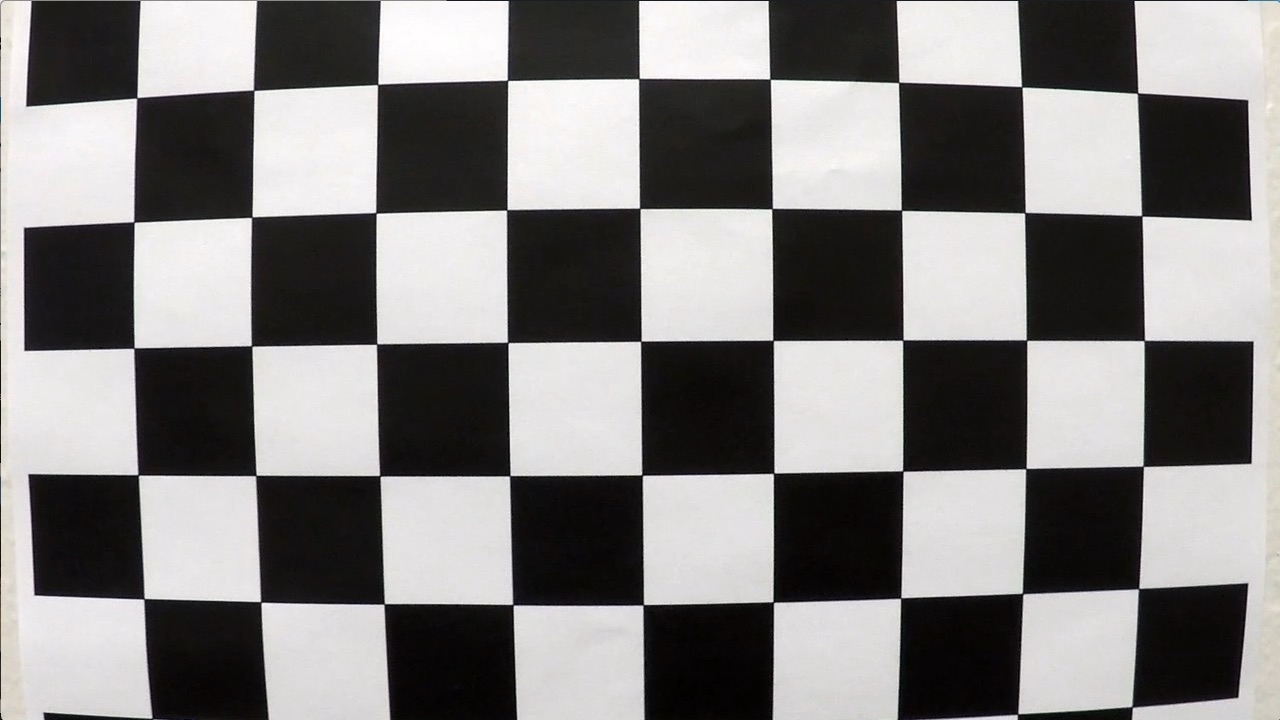
#> input picture CarND-Advanced-Lane-Lines/camera_cal/calibration1.jpg, 1280 x 720 px, found by its file name
$ jupyter execute --allow-errors advanced_lane_detection.ipynb   (shell and % lines are left out)   (older library calls are emulated)
#> lines starting #> are read from the running program, lines starting #| are printed output that depends on the picture; after the words box and inside, x2 and y2 are one past the last pixel; in counts of white or black regions, pixels touching at a corner belong together
## Import Libraries

[cell 1]
import numpy as np
import cv2
import matplotlib.image as mplimg
import matplotlib.pyplot as plt
import glob
import os
import pickle

## Camera Calibration
We will compute the calibration matrix and distortion coefficients given a set of chess board images
[tutorial] (https://docs.opencv.org/2.4/doc/tutorials/calib3d/camera_calibration/camera_calibration.html)
Camera Matrix (C) --> Converts 3D real world points P(x,y,z) to 2D image points p(x,y) [pinhole camera model]
P ~ Cp

[cell 2]
os.chdir('D:\\Courses\\Udacity\\Workbooks\\ND013\\SelfDrivingCarEngineer\\CarND-Advanced-Lane-Lines')
print(os.listdir())
calimg1 = mplimg.imread(".\camera_cal\calibration1.jpg")
#> calimg1 is the input picture: shape (720, 1280, 3); mean R, G, B 130.1, 128.4, 127.8

plt.imshow(calimg1)

[cell 3]
# The number of object points for this project is 9x6
# prepare object points
objp = np.zeros((6*9,3),np.float32)
objp[:,:2] = np.mgrid[0:9, 0:6].T.reshape(-1,2)

# Arrays to store object points and image points from all the images.
objpoints = [] # 3d points in real world space
imgpoints = [] # 2d points in image plane.

[cell 4]
# Curate Image List
images = glob.glob('.\camera_cal\calibration*.jpg')

print(len(images))
# Step through all of the calibration images
for idx,fname in enumerate(images):
    image = cv2.imread(fname) #BGR
    gray = cv2.cvtColor(image, cv2.COLOR_BGR2GRAY)

    #Identify Chessboard Corners
    ret, corners = cv2.findChessboardCorners(gray, (9,6), None)
#> ret = False; corners = None

    if ret == True:
        objpoints.append(objp)
        imgpoints.append(corners)

        # Draw and display the corners
        cv2.drawChessboardCorners(image, (9,6), corners, ret)
        cv2.imshow('Image', image)

        cv2.waitKey(500)
cv2.destroyAllWindows()

[cell 5]
img = cv2.imread(images[0])
img_size = img.shape
print(img_size[0:2])
#| (720, 1280)
ret, mtx, dist, rvecs, tvecs = cv2.calibrateCamera(objpoints, imgpoints, img_size[0:2],None,None)
#> ret = 0.814; mtx = [[1608.6, 0, 396], [0, 1782.8, 550.8], [0, 0, 1]]; dist = [[-1.62, 5.8, -0.0528, 0.074, -13.95]]; rvecs = ([0.768, 0.0115, -0.0362], [0.224, 0.566, 0.0321]); tvecs = ([2.52, -3.17, 27.55], [-10.04, -8.14, 47.41])
#Save the camera calibration results for later use
calibration = {}
calibration["CameraMatrix"] = mtx
calibration["DistortionCoeff"] = dist
calibration["RotationalVectors"] = rvecs
calibration["TranslationalVectors"] = tvecs
pickle.dump(calibration,open("calibration_params.p","wb"))

# Undistort calibration images
for fname in images:
    img = cv2.imread(fname)
    dst = cv2.undistort(img, mtx, dist, None, mtx)
    f, (ax1, ax2) = plt.subplots(1, 2, figsize=(20,10))
    ax1.imshow(img)
    ax1.set_title('Original Image', fontsize=30)
    ax2.imshow(dst)
    ax2.set_title('Undistorted Image', fontsize=30)
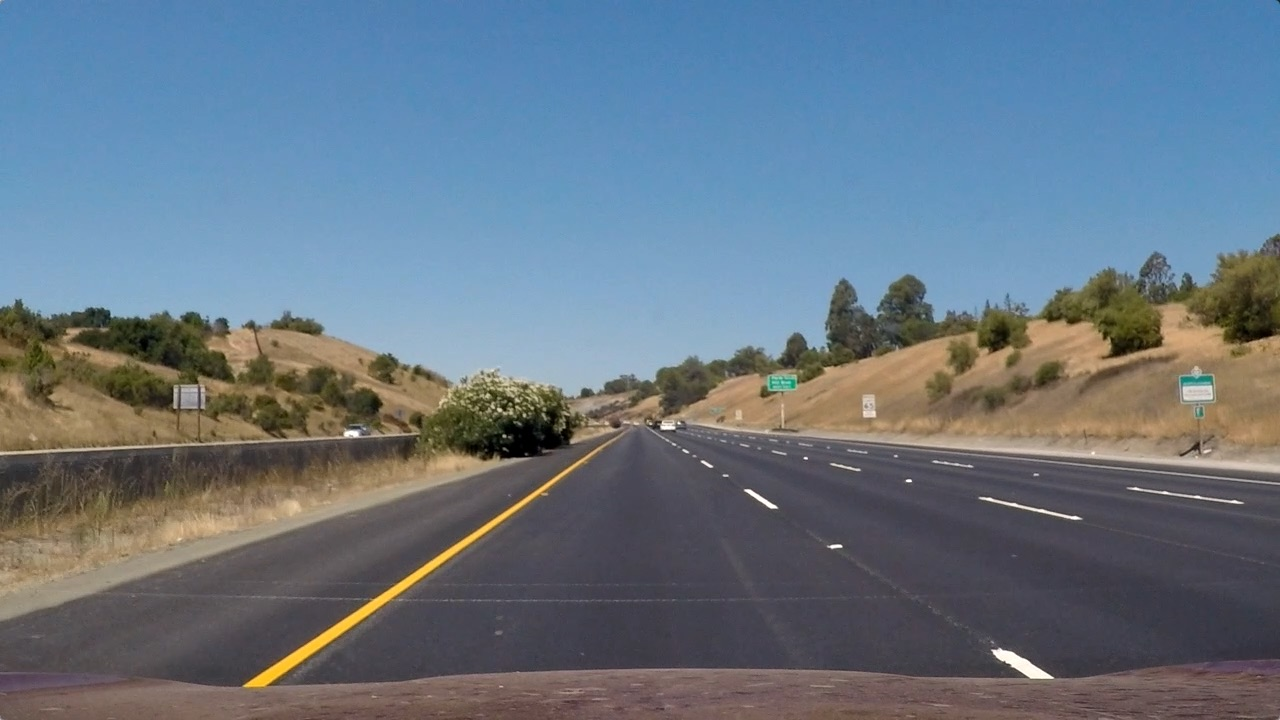
#> input picture CarND-Advanced-Lane-Lines/test_images/straight_lines1.jpg, 1280 x 720 px
#> further down, img is the input picture: shape (720, 1280, 3); mean B, G, R 131.2, 117.7, 103.2

## Computer Vision Operations

[cell 6]
def undistort(image):
    calibration_file = open("calibration_params.p",'rb')
    params = pickle.load(calibration_file)
    CMtx = params["CameraMatrix"]
    distC = params["DistortionCoeff"]
    undistorted_image = cv2.undistort(image, CMtx, distC, None, CMtx)
    return undistorted_image

def gaussian_blur(img, kernel_size=3):
#> called with kernel_size = 5
    blurred_image = cv2.GaussianBlur(img,(kernel_size, kernel_size),0)
    return blurred_image

def canny_thresh(img, thresh_low=0, thresh_high=255):
#> called with thresh_low = 100, thresh_high = 240
    edges = cv2.Canny(img, thresh_low, thresh_high)
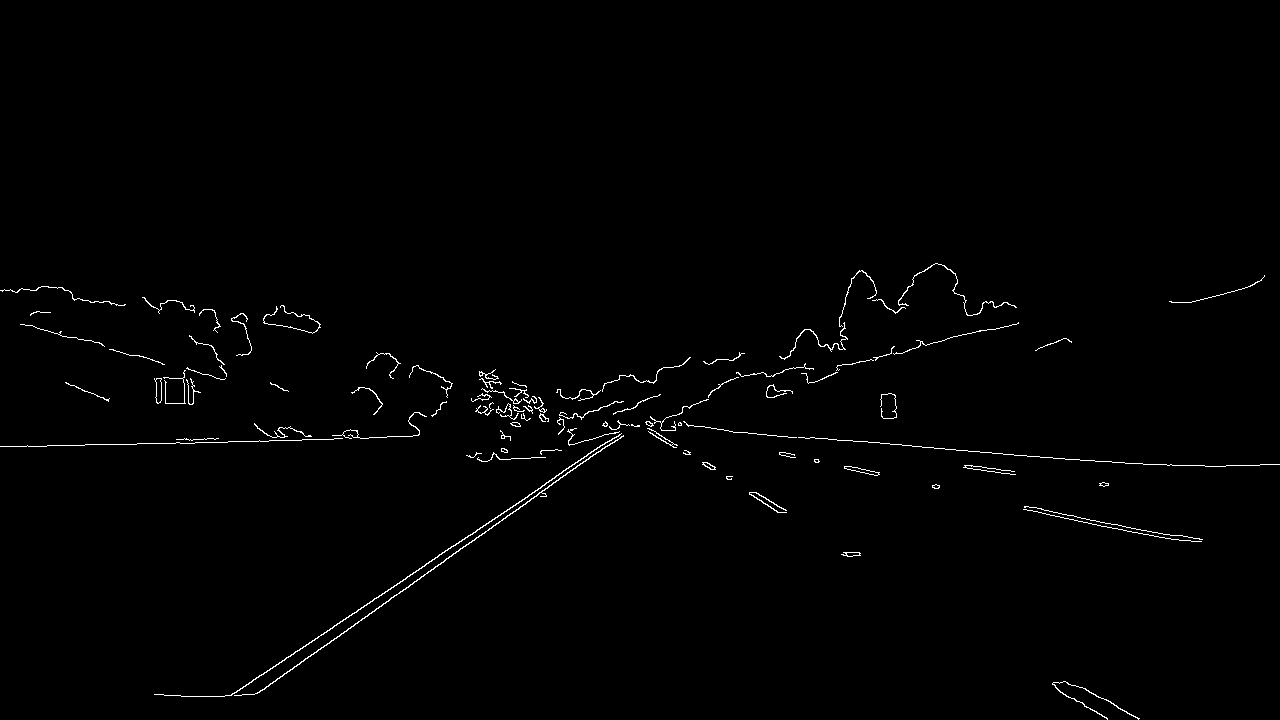
#> edges: shape (720, 1280); 0.89% white in thin lines or dots, all inside (x1, y1, x2, y2) = (0, 263, 1280, 720)
    return edges

def abs_sobel_thresh(img, orient='x', sobel_kernel=3, thresh=(0, 255)):
    # Calculate directional gradient
    # Apply threshold
#| (720, 1280)
#| (1280, 720)
#> (reads CarND-Advanced-Lane-Lines/pTransformData.p from the repository)
    thresh_min = thresh[0]
    thresh_max = thresh[1]

    dx=(orient=='x')
    dy=(orient=='y')
    sobel = cv2.Sobel(img,cv2.CV_64F,dx,dy,sobel_kernel)
    abs_sobel = np.absolute(sobel)
    scaled_sobel = np.uint8(255*abs_sobel/np.max(abs_sobel))

    binary_output = np.zeros_like(scaled_sobel)
    binary_output[(scaled_sobel >= thresh_min) & (scaled_sobel<=thresh_max)] = 1

    return binary_output

# [6 lines left out: function gradient_thresh, not called in this run]


def polar_thresh(image,sobel_kernel,mag_thresh=(0,255),ang_thresh=(0,np.pi/2)):
#> called with sobel_kernel = 3, mag_thresh = (100, 255), ang_thresh = (0.785, 1.05)
    sobelx = cv2.Sobel(image,cv2.CV_64F,1,0,None,sobel_kernel)
    sobely = cv2.Sobel(image,cv2.CV_64F,0,1,None,sobel_kernel)
    mag, ang = cv2.cartToPolar(sobelx, sobely)
    scaled_mag = np.uint8(255*mag/np.max(mag))
    binary_output = np.zeros_like(image)
    binary_output[(scaled_mag >= mag_thresh[0]) & (scaled_mag<=mag_thresh[1]) & (ang >= ang_thresh[0]) & (ang<=ang_thresh[1])] = 1
    binary_output_debug_mag = np.zeros_like(image)
    binary_output_debug_mag[(scaled_mag >= mag_thresh[0]) & (scaled_mag<=mag_thresh[1])]=1
    binary_output_debug_ang = np.zeros_like(image)
    binary_output_debug_ang[(ang >= ang_thresh[0]) & (ang<=ang_thresh[1])]=1

    # [6 lines of commented-out code are left out]

    return binary_output
def color_thresh(image,ch=1,thresh=(0,255)):
    #Assume a BGR image is being passed in
#> called with ch = 2, thresh = (200, 255)
    channel = image[:,:,ch] # First Channel
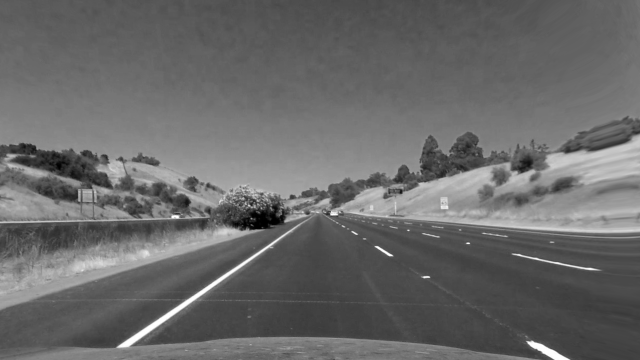
#> channel: shape (720, 1280) (shown at 1/2 size); min 0, max 255, mean 105.3
    binary_output = np.zeros_like(channel)
    binary_output[(channel>thresh[0]) & (channel<=thresh[1])]=1
    return binary_output

def S_thresh(image, thresh=(0,255)):
#> called with thresh = (200, 255)
    hls = cv2.cvtColor(image, cv2.COLOR_RGB2HLS)
#> hls: shape (720, 1280, 3); mean of channels 0, 1, 2 75.9, 118.4, 65.9
    s = hls[:,:,2]
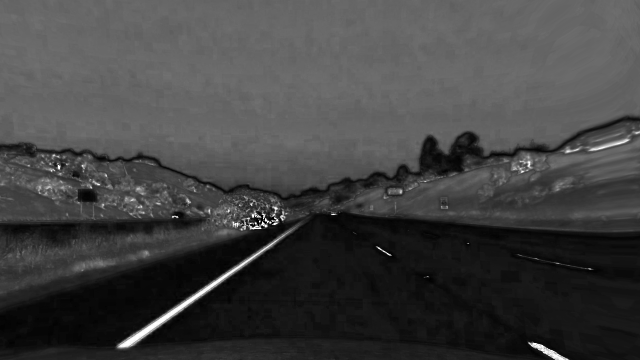
#> s: shape (720, 1280) (shown at 1/2 size); min 0, max 255, mean 65.9
    binary_output = np.zeros_like(s)
    binary_output[(s>=thresh[0]) & (s<=thresh[1])]=1
    return binary_output


def warp(image):
    transform_file = open("pTransformData.p",'rb')
    params = pickle.load(transform_file)
    M = params["M"]
    warped = cv2.warpPerspective(image,M,image.shape[1::-1])
    return warped

def unwarp(image):
    transform_file = open("pTransformData.p",'rb')
    params = pickle.load(transform_file)
    Minv = params["Minv"]
    unwarped = cv2.warpPerspective(image,Minv,image.shape[1::-1])
    return unwarped

## Perspective Transform Computation

[cell 7]
cv2.destroyAllWindows()
plt.close('all')
test_images = glob.glob('.\\test_images\\*.jpg')

subset=[test_images[0]]
#> (the rest of this cell did not finish here and is left out)

## Warp Image

[cell 8]
image = cv2.imread('.\\test_images\straight_lines1.jpg')

undistorted_image = undistort(image)
print(undistorted_image.shape[0:2])
print(undistorted_image.shape[1::-1])
# plt.figure()
# plt.imshow(undistorted_image)
src = np.float32([[475,526],[810,526],[1062,680],[240,680]]) # top left, top right, bottom left, bottom right
plt.figure()
#> (the rest of this cell did not finish here and is left out)

[cell 9]
plt.close('all')
test_images = glob.glob('.\\test_images\\*.jpg')

subset=[test_images[0]]
for fname in test_images:
    image = cv2.imread(fname)
    undistorted_image = undistort(image)
    warped = warp(undistorted_image)
    unwarped = unwarp(warped)

    f, ((ax1,ax2),(ax3,ax4)) = plt.subplots(2,2, figsize=(20,20))
    f.suptitle(os.path.basename(fname),fontsize=30)
    ax1.imshow(image)
    ax1.set_title('Original Image', fontsize=30)
    ax2.imshow(undistorted_image)
    ax2.set_title('Undistorted Image', fontsize=30)
    ax3.imshow(warped)
    ax3.set_title('Warped Image', fontsize=30)
    ax4.imshow(unwarped)
    ax4.set_title('Unwarped Image', fontsize=30)
    plt.tight_layout()
    plt.savefig(os.path.join('output_images', os.path.basename(fname))+'_birds_eye.png')

[cell 10]
def find_lane_pixels(binary_warped):
    # Take a histogram of the bottom half of the image
    histogram = np.sum(binary_warped[binary_warped.shape[0]//2:,:], axis=0)
    # Create an output image to draw on and visualize the result
    out_img = np.dstack((binary_warped, binary_warped, binary_warped))
    # Find the peak of the left and right halves of the histogram
    # These will be the starting point for the left and right lines
    midpoint = np.int(histogram.shape[0]//2)
    leftx_base = np.argmax(histogram[:midpoint])
    rightx_base = np.argmax(histogram[midpoint:]) + midpoint

    # HYPERPARAMETERS
    # Choose the number of sliding windows
    nwindows = 9
    # Set the width of the windows +/- margin
    margin = 100
    # Set minimum number of pixels found to recenter window
    minpix = 50

    # Set height of windows - based on nwindows above and image shape
    window_height = np.int(binary_warped.shape[0]//nwindows)
    # Identify the x and y positions of all nonzero pixels in the image
    nonzero = binary_warped.nonzero()
    nonzeroy = np.array(nonzero[0])
    nonzerox = np.array(nonzero[1])
    # Current positions to be updated later for each window in nwindows
    leftx_current = leftx_base
    rightx_current = rightx_base

    # Create empty lists to receive left and right lane pixel indices
    left_lane_inds = []
    right_lane_inds = []

    # Step through the windows one by one
    for window in range(nwindows):
        # Identify window boundaries in x and y (and right and left)
        win_y_low = binary_warped.shape[0] - (window+1)*window_height
        win_y_high = binary_warped.shape[0] - window*window_height
        ### TO-DO: Find the four below boundaries of the window ###
        win_xleft_low = leftx_current - margin # Update this
        win_xleft_high = leftx_current + margin   # Update this
        win_xright_low = rightx_current - margin  # Update this
        win_xright_high = rightx_current + margin  # Update this

        # Draw the windows on the visualization image

        cv2.rectangle(out_img,(win_xleft_low,win_y_low),
        (win_xleft_high,win_y_high),(0,255,0), 2)
        cv2.rectangle(out_img,(win_xright_low,win_y_low),
        (win_xright_high,win_y_high),(0,255,0), 2)

        ### TO-DO: Identify the nonzero pixels in x and y within the window ###
        good_left_inds = ((nonzeroy >= win_y_low) & (nonzeroy < win_y_high) &
        (nonzerox >= win_xleft_low) &  (nonzerox < win_xleft_high)).nonzero()[0]
        good_right_inds = ((nonzeroy >= win_y_low) & (nonzeroy < win_y_high) &
        (nonzerox >= win_xright_low) &  (nonzerox < win_xright_high)).nonzero()[0]

        # Append these indices to the lists
        left_lane_inds.append(good_left_inds)
        right_lane_inds.append(good_right_inds)


        # Append these indices to the lists
        left_lane_inds.append(good_left_inds)
        right_lane_inds.append(good_right_inds)

        ### TO-DO: If you found > minpix pixels, recenter next window ###
        ### (`right` or `leftx_current`) on their mean position ###
        if len(good_left_inds) > minpix:
            leftx_current = np.int(np.mean(nonzerox[good_left_inds]))
        if len(good_right_inds) > minpix:
            rightx_current = np.int(np.mean(nonzerox[good_right_inds]))


    # Concatenate the arrays of indices (previously was a list of lists of pixels)
    try:
        left_lane_inds = np.concatenate(left_lane_inds)
        right_lane_inds = np.concatenate(right_lane_inds)
    except ValueError:
        # Avoids an error if the above is not implemented fully
        pass

    # Extract left and right line pixel positions
    leftx = nonzerox[left_lane_inds]
    lefty = nonzeroy[left_lane_inds]
    rightx = nonzerox[right_lane_inds]
    righty = nonzeroy[right_lane_inds]

    return leftx, lefty, rightx, righty, out_img


def fit_polynomial(binary_warped):
    # Find our lane pixels first
    leftx, lefty, rightx, righty, out_img = find_lane_pixels(binary_warped)
#> binary_warped: shape (720, 1280); values 0 (black) and 1 (white), 1.3% white; 14 white regions (2 under 20 px), largest, box (x1, y1, x2, y2) and area: (196, 219, 239, 709) 10110, (1123, 356, 1148, 398) 395, (1123, 415, 1143, 448) 329

    left_fit = np.polyfit(lefty, leftx, 2)
    right_fit = np.polyfit(righty, rightx, 2)
    # Generate x and y values for plotting
    ploty = np.linspace(0, binary_warped.shape[0]-1, binary_warped.shape[0] )
    left_fitx = left_fit[0]*ploty**2 + left_fit[1]*ploty + left_fit[2]
    right_fitx = right_fit[0]*ploty**2 + right_fit[1]*ploty + right_fit[2]


    ## Visualization ##
    # Colors in the left and right lane regions
    out_img[lefty, leftx] = [255, 0, 0]
    out_img[righty, rightx] = [0, 0, 255]

    # Plots the left and right polynomials on the lane lines
    plt.plot(left_fitx, ploty, color='yellow')
    plt.plot(right_fitx, ploty, color='yellow')

    return out_img


plt.close('all')
test_images = glob.glob('.\\test_images\\*.jpg')

subset=[test_images[0]]
for fname in test_images:
    image = cv2.imread(fname)
    undistorted_image = undistort(image)
    gray = cv2.cvtColor(undistorted_image,cv2.COLOR_BGR2GRAY)
    filtered = gaussian_blur(gray,kernel_size=5)
    polarthresh = polar_thresh(filtered, sobel_kernel=3, mag_thresh=(100, 255), ang_thresh=(np.pi/4,60*np.pi/180))
    colorthresh = color_thresh(undistorted_image,ch=2,thresh=(200,255))
    sthresh = S_thresh(undistorted_image, thresh=(200, 255))
    bin_output = np.zeros_like(gray)
    bin_output[(colorthresh==1) & ((polarthresh==1) | (sthresh == 1))] = 1
    binary_warped = warp(bin_output)

    out_img = fit_polynomial(binary_warped)

    plt.imshow(out_img)

    plt.show()
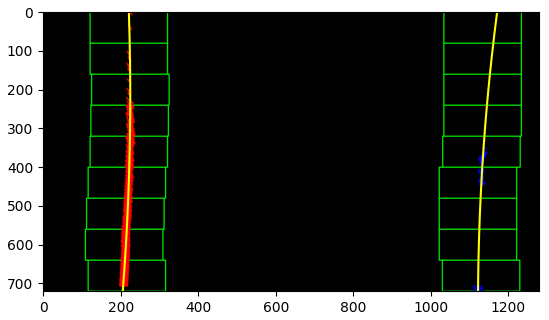
#> figure drawn by matplotlib, 1 panel
